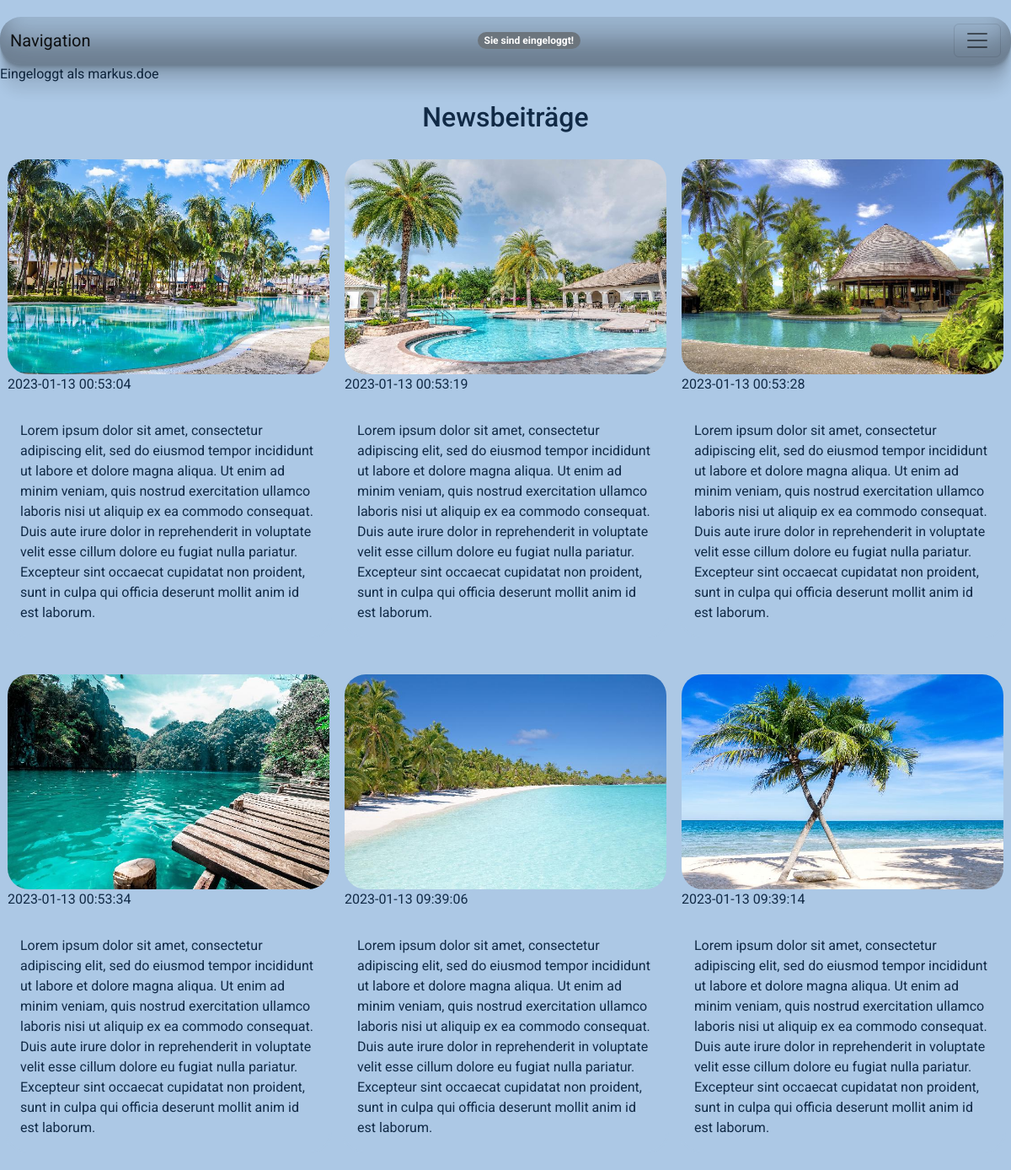
Screenshot of /NewsSite/News.php (signed in) with the database file from the repository.
### tables this page shows
CREATE TABLE `newsbeitraege` (
  `id` int(11) NOT NULL PRIMARY KEY AUTO_INCREMENT,
  `user_id` int(11) NOT NULL,
  `text` text NOT NULL,
  `bildpfad` varchar(64) NOT NULL,
  `timestamp` timestamp NOT NULL DEFAULT current_timestamp(),
  KEY `admin_id_constraint` (`user_id`),
  CONSTRAINT `admin_id_constraint` FOREIGN KEY (`user_id`) REFERENCES `users` (`id`) ON DELETE CASCADE
);

### NewsSite/News.php (the view, shortened to what this page needs)
<!DOCTYPE html>
<?php
    require_once('../dbaccess.php');
    $conn = new mysqli($host, $user, $password, $database);
?>
<html lang="de">
    <head>
        <link href="https://cdn.jsdelivr.net/npm/bootstrap@5.2.2/dist/css/bootstrap.min.css" rel="stylesheet">
        <link rel="stylesheet" href="../css/News.css">
    </head>
    <body>
        <?php include '../Navigation.php'; ?>
        <div class="logged_in_status">
            <?php
                if(isset($_SESSION["username"])){
                    $user_username = $_SESSION["username"];
                    echo "Eingeloggt als $user_username";
                }
            ?>
        </div>
        <h2>Newsbeiträge</h2>
        <?php
            $sql = "SELECT * FROM `newsbeitraege` ORDER BY `timestamp`";
            $stmt = $conn -> prepare($sql);
            $stmt -> execute();
            $result = $stmt -> get_result();
            $count = 0;
            while ($row = $result -> fetch_assoc()) {
                $count++;
        ?>
            <div class="responsive">
                <div class="gallery">
                    <a target="_blank" href="<?php echo $row["bildpfad"]?>">
                        <img src="<?php echo $row["bildpfad"] ?>" alt="<?php echo "news" . $count ?>" width="720" height="480">
                    </a>
                    <p>
                        <?php echo $row["timestamp"] ?>
                    </p>
                    <div class="desc">
                        <?php echo $row["text"] ?>
                    </div>
                </div>
            </div>
        <?php } ?>
        <div class="clearfix"></div>
    </body>
</html>

### css/News.css (style rules this page uses)
h2 { margin-top: 20px; text-align:center; }
body { color: #112A46; background-color: #ACC8E5; font-family: 'Roboto', sans-serif; }
div.gallery { border: 3px solid #ACC8E5; border-radius: 25px; justify-content: space-between; margin-top: 20px; margin-bottom: 20px; }
div.gallery img { width: 100%; height: auto; border-radius: 25px; }
div.desc { padding: 15px; text-align: left; }
* { box-sizing: border-box; }
.responsive { padding: 0 6px; float: left; width: 33.33333%; }
.clearfix:after { content: ""; display: table; clear: both; }

### rows the page displays
newsbeitraege: bildpfad (picture), timestamp "2023-01-13 00:53:04", text "Lorem ipsum dolor sit amet, consectetur adipiscing elit, sed do eiusmod tempor incididunt ut labore et dolore magna aliqua. Ut enim ad minim veniam, quis nostrud exercitation ullamco laboris nisi ut aliquip ex ea commodo consequat. Duis aute irure dolor in reprehenderit in voluptate velit esse cillum dolore eu fugiat nulla pariatur. Excepteur sint occaecat cupidatat non proident, sunt in culpa qui officia deserunt mollit anim id est laborum."
newsbeitraege: bildpfad (picture), timestamp "2023-01-13 00:53:19", text "Lorem ipsum dolor sit amet, consectetur adipiscing elit, sed do eiusmod tempor incididunt ut labore et dolore magna aliqua. Ut enim ad minim veniam, quis nostrud exercitation ullamco laboris nisi ut aliquip ex ea commodo consequat. Duis aute irure dolor in reprehenderit in voluptate velit esse cillum dolore eu fugiat nulla pariatur. Excepteur sint occaecat cupidatat non proident, sunt in culpa qui officia deserunt mollit anim id est laborum."
newsbeitraege: bildpfad (picture), timestamp "2023-01-13 00:53:28", text "Lorem ipsum dolor sit amet, consectetur adipiscing elit, sed do eiusmod tempor incididunt ut labore et dolore magna aliqua. Ut enim ad minim veniam, quis nostrud exercitation ullamco laboris nisi ut aliquip ex ea commodo consequat. Duis aute irure dolor in reprehenderit in voluptate velit esse cillum dolore eu fugiat nulla pariatur. Excepteur sint occaecat cupidatat non proident, sunt in culpa qui officia deserunt mollit anim id est laborum."
newsbeitraege: bildpfad (picture), timestamp "2023-01-13 00:53:34", text "Lorem ipsum dolor sit amet, consectetur adipiscing elit, sed do eiusmod tempor incididunt ut labore et dolore magna aliqua. Ut enim ad minim veniam, quis nostrud exercitation ullamco laboris nisi ut aliquip ex ea commodo consequat. Duis aute irure dolor in reprehenderit in voluptate velit esse cillum dolore eu fugiat nulla pariatur. Excepteur sint occaecat cupidatat non proident, sunt in culpa qui officia deserunt mollit anim id est laborum."
newsbeitraege: bildpfad (picture), timestamp "2023-01-13 09:39:06", text "Lorem ipsum dolor sit amet, consectetur adipiscing elit, sed do eiusmod tempor incididunt ut labore et dolore magna aliqua. Ut enim ad minim veniam, quis nostrud exercitation ullamco laboris nisi ut aliquip ex ea commodo consequat. Duis aute irure dolor in reprehenderit in voluptate velit esse cillum dolore eu fugiat nulla pariatur. Excepteur sint occaecat cupidatat non proident, sunt in culpa qui officia deserunt mollit anim id est laborum."
newsbeitraege: bildpfad (picture), timestamp "2023-01-13 09:39:14", text "Lorem ipsum dolor sit amet, consectetur adipiscing elit, sed do eiusmod tempor incididunt ut labore et dolore magna aliqua. Ut enim ad minim veniam, quis nostrud exercitation ullamco laboris nisi ut aliquip ex ea commodo consequat. Duis aute irure dolor in reprehenderit in voluptate velit esse cillum dolore eu fugiat nulla pariatur. Excepteur sint occaecat cupidatat non proident, sunt in culpa qui officia deserunt mollit anim id est laborum."

### other values shown
$logged_in "Sie sind eingeloggt!"
$user_username "markus.doe"
